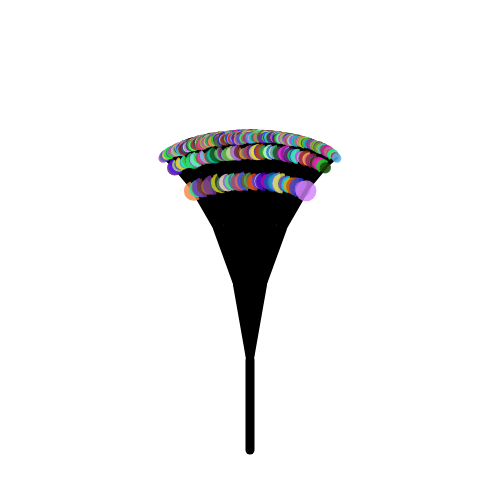
Frame 1 (no input)
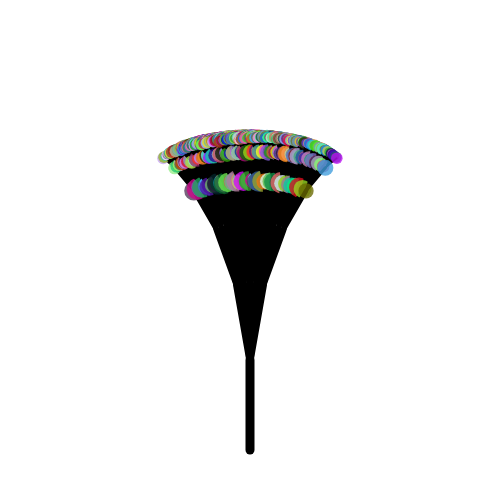
Frame 60 (no input)
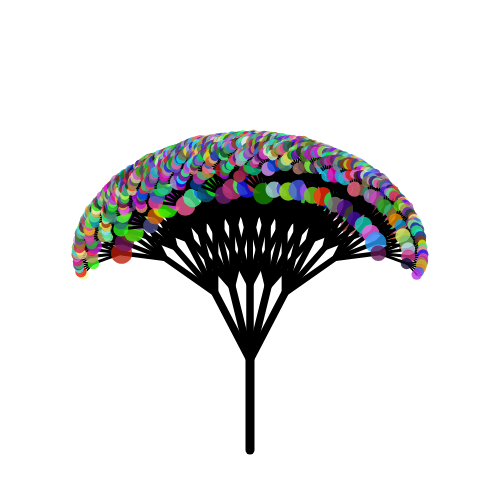
Frame 120 (the mouse pressed at the canvas centre since frame 60)

The p5.js sketch that drew these frames (run headless with seeded random() and noise() and a simulated clock; from frame 60 on, the mouse is pressed at the canvas centre):

// p5.js sketch
// ── sketch.js
// Project Title
// Your Name
// Date
//
// Extra for Experts:
// - describe what you did to take this project "above and beyond"
let scale = 15;
let leafDepth = 4; // Default depth to draw leaves

function setup() {
  createCanvas(500, 500);
  background(255);
}

function draw() {
  background(255);
  let angle = map(mouseX, 0, width, 10, 45); // Adjust angle based on mouseX
  drawTree(width / 2, height * 0.9, -90, 6, angle); // Initial call to drawTree
}

// Draw a branch of the tree
function drawLine(x1, y1, x2, y2, depth) {
  stroke(0); // Black branches
  strokeWeight(depth * 1.5); // Thickness based on depth
  line(x1, y1, x2, y2);
}

// Recursive function to draw the tree
function drawTree(x1, y1, angle, depth, branchAngle) {
  if (depth > 0) {
    // Calculate branch endpoints
    let x2 = x1 + cos(radians(angle)) * depth * scale;
    let y2 = y1 + sin(radians(angle)) * depth * scale;

    // Draw the current branch
    drawLine(x1, y1, x2, y2, depth);

    // Recursive calls for the five branches
    drawTree(x2, y2, angle - branchAngle, depth - 1, branchAngle);
    drawTree(x2, y2, angle - branchAngle / 2, depth - 1, branchAngle);
    drawTree(x2, y2, angle, depth - 1, branchAngle); // Center branch
    drawTree(x2, y2, angle + branchAngle / 2, depth - 1, branchAngle);
    drawTree(x2, y2, angle + branchAngle, depth - 1, branchAngle);

    // Add leaves at branches with depth less than leafDepth
    if (depth < leafDepth) {
      drawLeaf(x2, y2, depth);
    }
  }
}

// Function to draw a leaf (balloon)
function drawLeaf(x, y, depth) {
  noStroke();
  // Random color for the leaf
  fill(random(255), random(255), random(255), 200);
  // Random size based on depth (closer to trunk, larger leaves)
  let leafSize = map(depth, 1, 6, 10, 30);
  ellipse(x, y, random(leafSize * 0.8, leafSize * 1.2)); // Randomize size a bit
}

// Keyboard controls for leaf depth
function keyPressed() {
  if (key === 'z' && leafDepth > 1) {
    leafDepth--; // Decrease leaf depth
  } else if (key === 'x' && leafDepth < 6) {
    leafDepth++; // Increase leaf depth
  }
}
